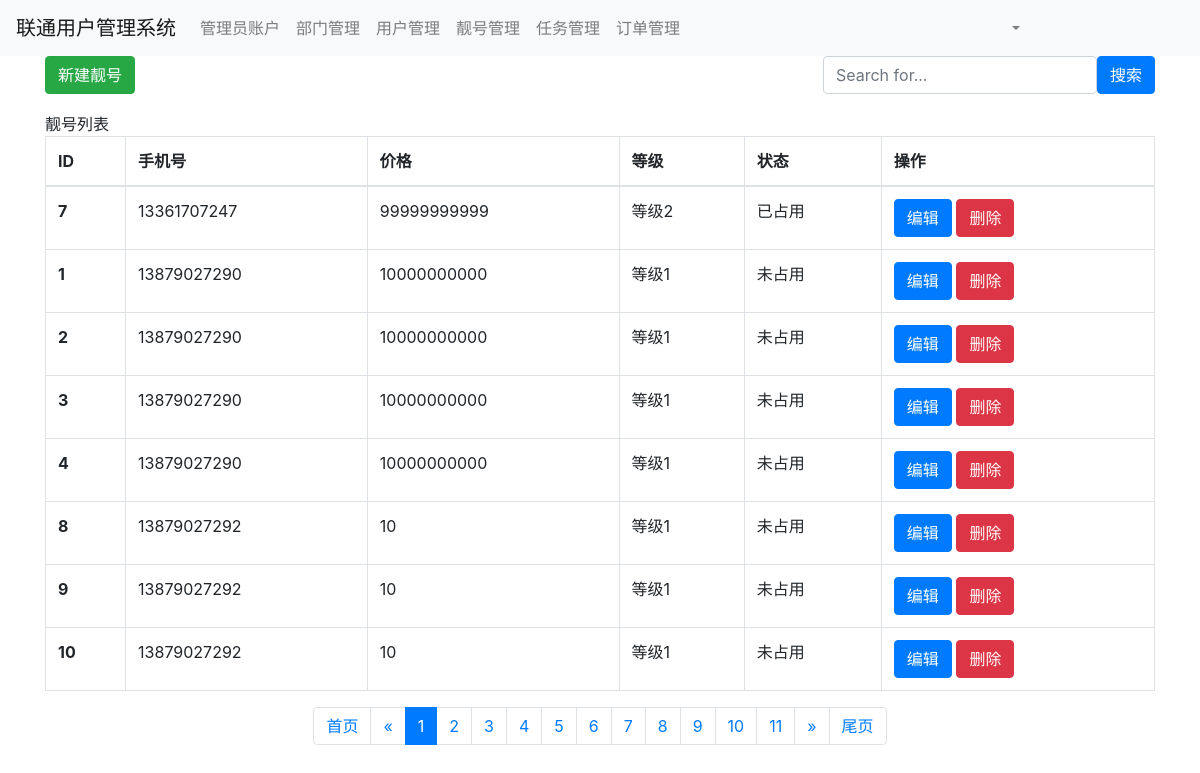
The app's page /prettynum/list/ (signed in) with its own data.
### app01/models.py (models this page shows)
class PrettyNum(models.Model):
    mobile = models.CharField(verbose_name="手机号", max_length=11)
    price = models.IntegerField(verbose_name="价格", default=0)
    level_choices = (
        (1, "等级1"),
        (2, "等级2"),
    )
    level = models.SmallIntegerField(verbose_name="等级", choices=level_choices, default=1)
    status_choices = (
        (1, "未占用"),
        (2, "已占用"),
    )
    status = models.SmallIntegerField(verbose_name="状态", choices=status_choices, default=2)

### app01/views.py (the view)
# urls.py: path('prettynum/list/', views.prettynum_list),
def prettynum_list(request):
    data_dict = {}
    search_data = request.GET.get("q", "")
    if search_data:
        data_dict = {"mobile__contains": search_data}
    queryset = models.PrettyNum.objects.filter(**data_dict).order_by("-level")
    page_object = Pagination(request, queryset=queryset)
    page_queryset = page_object.page_queryset
    page_string = page_object.gennerate_html()
    context = {
        "search_data": search_data,
        "queryset": page_queryset,  # 分完页的数据
        "page_string": page_string,  # 生成的页面
    }
    return render(request, "prettynum_list.html", context=context)

### app01/templates/prettynum_list.html (shortened to what this page needs)
{% extends "base.html" %}
{% block content %}
    <div class="container">
        <div style="display: flex;">
            <div style="margin-bottom: 10px;margin-right: auto;">
                <a class="btn btn-success" href="/prettynum/add">
                    新建靓号
                </a>
            </div>
            <form method="get" style="display: flex;margin-left: auto;margin-bottom: 10px">
                <div class="input-group" style="display: inline-flex">
                    <label>
                        <input type="text" class="form-control" placeholder="Search for..." name="q"
                               value="{{ search_data }}">
                    </label>
                    <span class="input-group-btn">
                        <button class="btn btn-primary" type="submit">搜索</button>
                    </span>
                </div>
            </form>
        </div>
        <div class="panel panel-default">
            <div class="panel-heading">
                靓号列表
            </div>
            <table class="table table-bordered">
                <thead>
                <tr>
                    <th>ID</th>
                    <th>手机号</th>
                    <th>价格</th>
                    <th>等级</th>
                    <th>状态</th>
                    <th>操作</th>
                </tr>
                </thead>
                <tbody>
                {% for object in queryset %}
                    <tr>
                        <th scope="row">{{ object.id }}</th>
                        <td>{{ object.mobile }}</td>
                        <td>{{ object.price }}</td>
                        <td>{{ object.get_level_display }}</td>
                        <td>{{ object.get_status_display }}</td>
                        <td>
                            <a class="btn btn-primary btn-xs"
                               href="/prettynum/edit/{{ object.id }}">编辑</a>
                            <a class=" btn btn-danger btn-xs" href="/prettynum/delete/{{ object.id }}">删除</a>
                        </td>
                    </tr>
                {% endfor %}
                </tbody>
            </table>
        </div>
        {{ page_string }}
    </div>
{% endblock %}

### records on screen
PrettyNum: id "7", mobile "13361707247", price "99999999999", level "等级2", status "已占用"
PrettyNum: id "1", mobile "13879027290", price "10000000000", level "等级1", status "未占用"
PrettyNum: id "2", mobile "13879027290", price "10000000000", level "等级1", status "未占用"
PrettyNum: id "3", mobile "13879027290", price "10000000000", level "等级1", status "未占用"
PrettyNum: id "4", mobile "13879027290", price "10000000000", level "等级1", status "未占用"
PrettyNum: id "8", mobile "13879027292", price "10", level "等级1", status "未占用"
PrettyNum: id "9", mobile "13879027292", price "10", level "等级1", status "未占用"
PrettyNum: id "10", mobile "13879027292", price "10", level "等级1", status "未占用"

### other values on screen
{{ page_string }} "首页 « 1 2 3 4 5 6 7 8 9 10 11 » 尾页"
